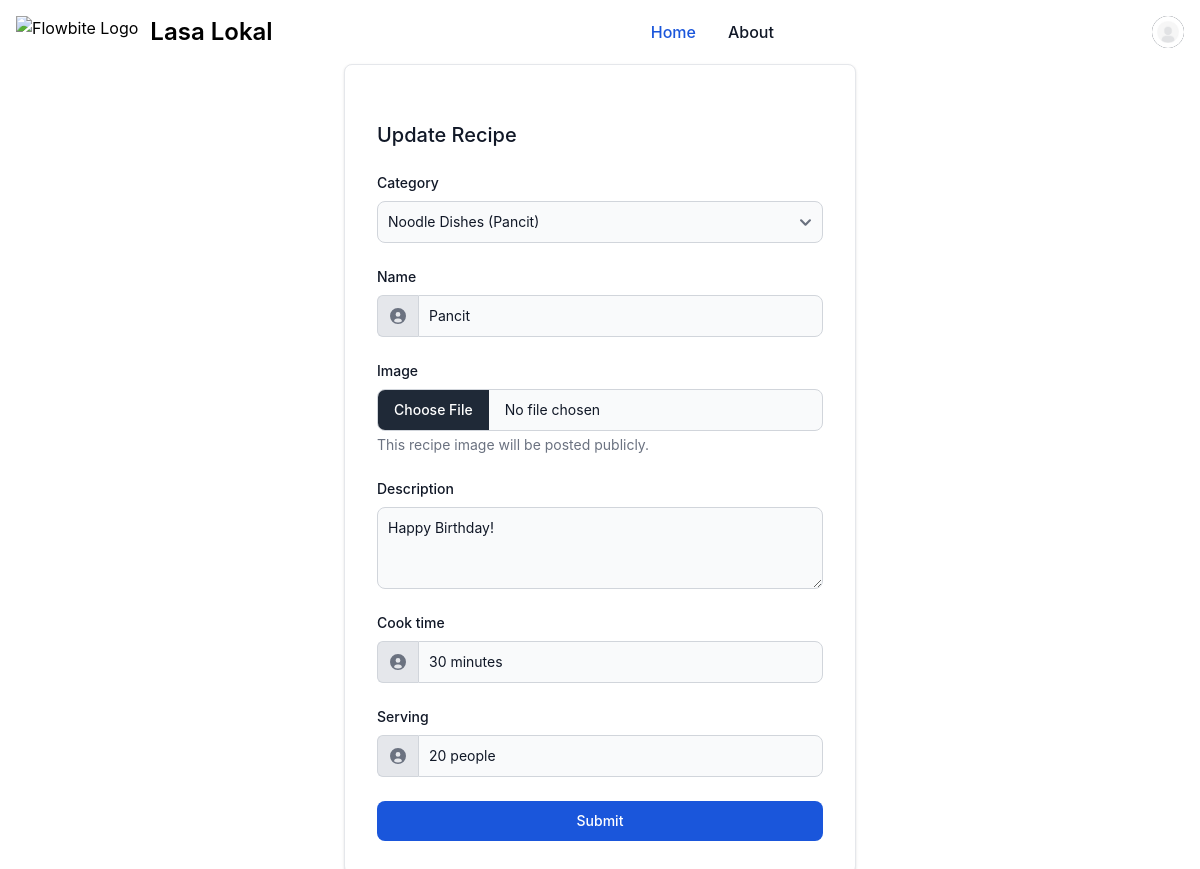
The app's page /recipe/update/2/ (signed in) with its own data.
### user_profile/models.py (models this page shows, shortened)
class Profile(models.Model):
    MALE = 'M'
    FEMALE = 'F'
    OTHERS = 'O'
    GENDER_CHOICES = [
        (MALE, 'Male'),
        (FEMALE, 'Female'),
        (OTHERS, 'Others'),
    ]
    user = models.OneToOneField(User, on_delete=models.CASCADE)
    image = models.ImageField(upload_to='profile_images', default='default_profile_image.jpg')
    gender = models.CharField(max_length = 20, choices = GENDER_CHOICES, default=OTHERS)

### recipe/models.py (models this page shows, shortened)
class Recipe(models.Model):
    category = models.ForeignKey(Category, on_delete=models.CASCADE, related_name="category")
    created_by = models.ForeignKey(User, on_delete=models.CASCADE, related_name="created_by")
    name = models.CharField(max_length=100)
    image = models.ImageField(upload_to='recipe_images', default='default_recipe_image.svg', blank=True, null=True)
    description = models.TextField()
    cook_time = models.CharField(max_length=100)
    serving = models.CharField(max_length=100)
    created_at = models.DateTimeField(auto_now_add=True)
    updated_at = models.DateTimeField(auto_now_add=True)

### recipe/views.py (the view)
# urls.py: path('update/<int:recipe_primary_key>/', views.update_recipe, name="update_recipe"),
@login_required
def update_recipe(request, recipe_primary_key):
    recipe = get_object_or_404(Recipe, pk=recipe_primary_key, created_by=request.user)
    if request.method == 'POST':
        form = RecipeForm(request.POST, request.FILES, instance=recipe)
        if form.is_valid():
            form.save()
            messages.success(request, "Dish updated successfully.")
        else:
            messages.error(request, "Failed to update the dish.")
    else:
        form = RecipeForm(instance=recipe)
    return render(request, 'recipe/form.html', {
        'title': "Update Recipe",
        'form': form
    })

### recipe/forms.py
class RecipeForm(forms.ModelForm):
    class Meta:
        model = Recipe
        fields = ('category', 'name', 'image', 'description', 'cook_time', 'serving')
        widgets = {
            'category': forms.Select(attrs={
                'class': SELECT_AREA,
            }),
            'name': forms.TextInput(attrs={
                'class': INPUT_CLASSES,
            }),
            'image': forms.FileInput(attrs={
                'class': FOR_IMAGE,
            }),
            'description': forms.Textarea(attrs={
                'class': TEXT_AREA,
                'placeholder': "Enter Description...",
                'rows': '3',
            }),
            'cook_time': forms.TextInput(attrs={
                'class': INPUT_CLASSES,
                'placeholder': 'Enter cooking time'
            }),
            'serving': forms.TextInput(attrs={
                'class': INPUT_CLASSES,
                'placeholder': 'Enter how many people it can serve'
            }),
        }

### recipe/models.py (called while the page is built)
    def __str__(self):
        return self.name

### recipe/templates/recipe/form.html (shortened to what this page needs)
{% extends 'main/base.html' %}
{% block content %}
<section class="flex justify-center ">
    <div class="w-full max-w-lg p-6 bg-white border border-gray-200 rounded-lg shadow sm:p-6 md:p-8 dark:bg-gray-800 dark:border-gray-700">
        <form class="space-y-6" action="." method="post" enctype="multipart/form-data">
            <h5 class="text-xl font-medium text-gray-900 dark:text-white">{{ title }}</h5>
                {% for field in form %}
                {% if field.name == 'category' %}
                    <div class="my-2">
                        <label for="{{ field.id_for_label }}" class="block mb-2 text-sm font-medium text-gray-900 dark:text-white">{{ field.label }}</label>
                        {{ field }}
                    </div>
                {% endif %}
                {% if field.name  == 'name' %}
                    <div class="my-2">
                        <label for="{{ field.id_for_label }}" class="block mb-2 text-sm font-medium text-gray-900 dark:text-white">{{ field.label }}</label>
                        <div class="flex">
                            <span class="inline-flex items-center px-3 text-sm text-gray-900 bg-gray-200 border border-e-0 border-gray-300 rounded-s-md dark:bg-gray-600 dark:text-gray-400 dark:border-gray-600">
                            </span>
                            {{ field }}
                        </div>
                    </div>
                {% endif %}
                {% if field.name  == 'image' %}
                    <div class="my-2">
                        <label class="block mb-2 text-sm font-medium text-gray-900 dark:text-white" for="{{ field.id_for_label }}">{{ field.label }}</label>
                        {{ field }}
                        <div class="mt-1 text-sm text-gray-500 dark:text-gray-300" id="user_avatar_help">This recipe image will be posted publicly.</div>
                    </div>
                {% endif %}
                {% if field.name  == 'description' %}
                    <div class="my-2">
                        <label for="{{ field.id_for_label }}" class="block mb-2 text-sm font-medium text-gray-900 dark:text-white">{{ field.label }}</label>
                        {{ field }}
                    </div>
                {% endif %}
                {% if field.name  == 'cook_time' %}
                    <div class="my-2">
                        <label for="{{ field.id_for_label }}" class="block mb-2 text-sm font-medium text-gray-900 dark:text-white">{{ field.label }}</label>
                        <div class="flex">
                            <span class="inline-flex items-center px-3 text-sm text-gray-900 bg-gray-200 border border-e-0 border-gray-300 rounded-s-md dark:bg-gray-600 dark:text-gray-400 dark:border-gray-600">
                            </span>
                            {{ field }}
                        </div>
                    </div>
                {% endif %}
                {% if field.name  == 'serving' %}
                    <div class="my-2">
                        <label for="{{ field.id_for_label }}" class="block mb-2 text-sm font-medium text-gray-900 dark:text-white">{{ field.label }}</label>
                        <div class="flex">
                            <span class="inline-flex items-center px-3 text-sm text-gray-900 bg-gray-200 border border-e-0 border-gray-300 rounded-s-md dark:bg-gray-600 dark:text-gray-400 dark:border-gray-600">
                            </span>
                            {{ field }}
                        </div>
                    </div>
                {% endif %}
            {% endfor %}
            <button type="submit" class="w-full text-white bg-blue-700 hover:bg-blue-800 focus:ring-4 focus:outline-none focus:ring-blue-300 font-medium rounded-lg text-sm px-5 py-2.5 text-center dark:bg-blue-600 dark:hover:bg-blue-700 dark:focus:ring-blue-800">Submit</button>
        </form>
    </div>
</section>
{% endblock %}

### main/templates/main/base.html (shortened to what this page needs)
<!DOCTYPE html>
<html lang="en">
<head>
    <link href="https://cdn.jsdelivr.net/npm/flowbite@2.5.2/dist/flowbite.min.css" rel="stylesheet" />
</head>
<body>
    {% if request.user.is_authenticated %}
      <nav class="bg-white border-gray-200 dark:bg-gray-900">
        <div class="max-w-screen-xl flex flex-wrap items-center justify-between mx-auto p-4">
        <a href="https://flowbite.com/" class="flex items-center space-x-3 rtl:space-x-reverse">
            <img src="https://flowbite.com/docs/images/logo.svg" class="h-8" alt="Flowbite Logo" />
            <span class="self-center text-2xl font-semibold whitespace-nowrap dark:text-white">Lasa Lokal</span>
        </a>
        <div class="flex items-center md:order-2 space-x-3 md:space-x-0 rtl:space-x-reverse">
            <button type="button" class="flex text-sm bg-gray-800 rounded-full md:me-0 focus:ring-4 focus:ring-gray-300 dark:focus:ring-gray-600" id="user-menu-button" aria-expanded="false" data-dropdown-toggle="user-dropdown" data-dropdown-placement="bottom">
              <img class="w-8 h-8 rounded-full" src="{{ request.user.profile.image.url }}" alt="{{ request.user.first_name }} {{ request.user.last_name }} photo">
            </button>
        </div>
        <div class="items-center justify-between hidden w-full md:flex md:w-auto md:order-1" id="navbar-user">
          <ul class="flex flex-col font-medium p-4 md:p-0 mt-4 border border-gray-100 rounded-lg bg-gray-50 md:space-x-8 rtl:space-x-reverse md:flex-row md:mt-0 md:border-0 md:bg-white dark:bg-gray-800 md:dark:bg-gray-900 dark:border-gray-700">
            <li>
              <a href="#" class="block py-2 px-3 text-white bg-blue-700 rounded md:bg-transparent md:text-blue-700 md:p-0 md:dark:text-blue-500" aria-current="page">Home</a>
            </li>
            <li>
              <a href="#" class="block py-2 px-3 text-gray-900 rounded hover:bg-gray-100 md:hover:bg-transparent md:hover:text-blue-700 md:p-0 dark:text-white md:dark:hover:text-blue-500 dark:hover:bg-gray-700 dark:hover:text-white md:dark:hover:bg-transparent dark:border-gray-700">About</a>
            </li>
          </ul>
        </div>
        </div>
      </nav>
      {% endif %}
      {% block content %}
      {% endblock %}
</body>
</html>

### records on screen
Recipe: form "Noodle Dishes (Pancit)", form "Pancit", form "Happy Birthday!", form "30 minutes", form "20 people"

### other values on screen
{{ title }} "Update Recipe"
{{ field.label }} "Category"
{{ field.label }} "Name"
{{ field.label }} "Image"
{{ field.label }} "Description"
{{ field.label }} "Cook time"
{{ field.label }} "Serving"
